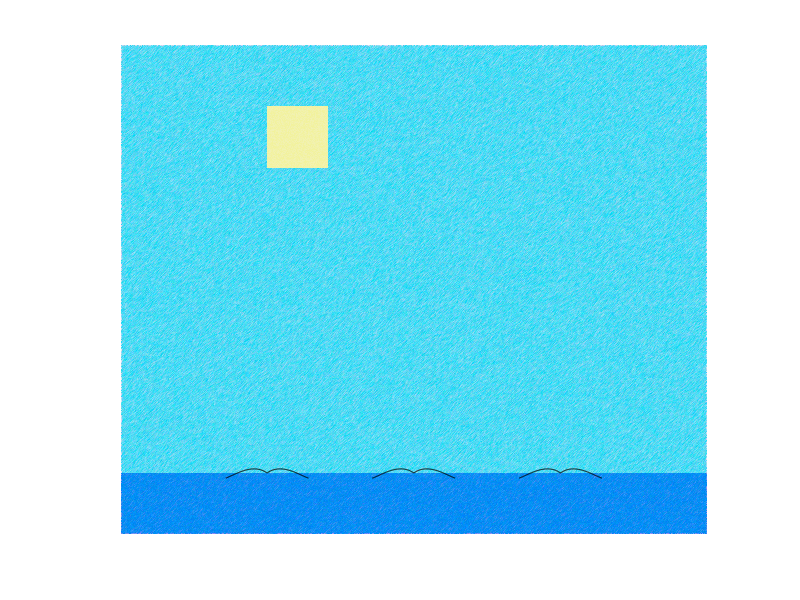

The MATLAB script that drew this image: (Note: this script raises an error after producing the figure.)
clear;close all;
Nx=1200;Ny=1000;Nperiod=6;Nt=500;Npoints_max=300;
s=1:90;
A0=0.0002;
B0=-0.03;
C0=0.7;
phi0=A0*s.^2+B0*s+C0;
x1=cumsum(cos(phi0));x1=[-x1(end:-1:1),x1];x1=x1+Nx/4;
y1=cumsum(sin(phi0));y1=[y1(end:-1:1),y1];y1=y1+Ny/8;
x2=cumsum(cos(phi0));x2=[-x2(end:-1:1),x2];x2=x2+2*Nx/4;
y2=cumsum(sin(phi0));y2=[y2(end:-1:1),y2];y2=y2+Ny/8;
x3=cumsum(cos(phi0));x3=[-x3(end:-1:1),x3];x3=x3+3*Nx/4;
y3=cumsum(sin(phi0));y3=[y3(end:-1:1),y3];y3=y3+Ny/8;
figure;background=randi(10,Ny,Nx,3)/100+0.9;background(:,:,1)=randi(80,Ny,Nx,1)/100+0.1;
background(3:Ny-2,3:Nx-2,1)=(background(1:Ny-4,1:Nx-4,1)+background(2:Ny-3,2:Nx-3,1)+background(3:Ny-2,3:Nx-2,1)+background(4:Ny-1,4:Nx-1,1)+background(5:Ny,5:Nx,1))/5-0.2;
background(:,:,2)=background(:,:,2)-0.1;
background(1:Ny/8,:,1:2)=background(1:Ny/8,:,1:2)-0.3;%ocean
% background(1:round(Ny/10),:,1)=background(1:round(Ny/10),:,1)-0.4;
% background(round(1+Ny/8):Ny,:,2:3)=background(round(1+Ny/8):Ny,:,2:3)-0.2;
background(round(6*Ny/8):round(7*Ny/8),round(Nx/4):round(Nx/4+Ny/8),3)=background(round(6*Ny/8):round(7*Ny/8),round(Nx/4):round(Nx/4+Ny/8),3)-0.3;%sun
background(round(6*Ny/8):round(7*Ny/8),round(Nx/4):round(Nx/4+Ny/8),1:2)=0.95;
image(background);set(gca,'YDir','normal');hold on;axis off;
bird1=plot(x1,y1,'k-');
bird2=plot(x2,y2,'k-');
bird3=plot(x3,y3,'k-');
axis equal;
D1=cumsum(smooth(0.003*(randi(11,Npoints_max+10,1)-6),Npoints_max/10));
D1=D1(5:4+Npoints_max)-D1(5);
D2=cumsum(smooth(0.003*(randi(11,Npoints_max+10,1)-6),Npoints_max/10));
D2=D2(5:4+Npoints_max)-D2(5);
D3=cumsum(smooth(0.003*(randi(11,Npoints_max+10,1)-6),Npoints_max/10));
D3=D3(5:4+Npoints_max)-D3(5);
Np1(1:Nt)=Npoints_max*(1:Nt)/Nt;
Np2(1:Nt)=Npoints_max*(1:Nt)/Nt*2;Np2(round(Nt/2):Nt)=Npoints_max;
Np3(1:Nt)=Npoints_max*(1:Nt)/Nt/5;
for it=1:Nt
    B=B0+0.001*sin(it/Nt*Nperiod*2*pi);
    A=A0+0.00005*sin(it/Nt*Nperiod*2*pi);
    C=C0+0.3*sin(it/500*Nperiod*2*pi);
    phi0=A*s.^2+B*s+C;
    x1=cumsum(cos(phi0));x1=[-x1(end:-1:1),x1];
    y1=cumsum(sin(phi0));y1=[y1(end:-1:1),y1];
    x2=cumsum(cos(phi0));x2=[-x2(end:-1:1),x2];
    y2=cumsum(sin(phi0));y2=[y2(end:-1:1),y2];
    x3=cumsum(cos(phi0));x3=[-x3(end:-1:1),x3];
    y3=cumsum(sin(phi0));y3=[y3(end:-1:1),y3];
    xR1=x1*cos(D1(ceil(Np1(it))))-y1*sin(D1(ceil(Np1(it))))-1.8*Ny*3/4/Nt*sum(sin(D1(1:ceil(Np1(it)))));xR1=xR1+Nx/4;
    yR1=x1*sin(D1(ceil(Np1(it))))+y1*cos(D1(ceil(Np1(it))))+1.8*Ny*3/4/Nt*sum(cos(D1(1:ceil(Np1(it)))));yR1=yR1+Ny/8;
    xR2=x2*cos(D2(ceil(Np2(it))))-y2*sin(D2(ceil(Np2(it))))-1.8*Ny*3/4/Nt*sum(sin(D2(1:ceil(Np2(it)))));xR2=xR2+2*Nx/4;
    yR2=x2*sin(D2(ceil(Np2(it))))+y2*cos(D2(ceil(Np2(it))))+1.8*Ny*3/4/Nt*sum(cos(D2(1:ceil(Np2(it)))));yR2=yR2+Ny/8;
    xR3=x3*cos(D3(ceil(Np3(it))))-y3*sin(D3(ceil(Np3(it))))-1.8*Ny*3/4/Nt*sum(sin(D3(1:ceil(Np3(it)))));xR3=xR3+3*Nx/4;
    yR3=x3*sin(D3(ceil(Np3(it))))+y3*cos(D3(ceil(Np3(it))))+1.8*Ny*3/4/Nt*sum(cos(D3(1:ceil(Np3(it)))));yR3=yR3+Ny/8;
    delete(bird1);
    delete(bird2);
    delete(bird3);
    bird1=plot(xR1,yR1,'-','Linewidth',3,'color',[(sin(it/Nt*Nperiod*2*pi)+1)/3 (sin(it/Nt*Nperiod*2*pi)+1)/3/2 it/Nt*0.3]);
    bird2=plot(xR2,yR2,'-','Linewidth',3,'color',[(sin(it/Nt*Nperiod*2*pi)+1)/3 it/Nt*0.3 (sin(it/Nt*Nperiod*2*pi)+1)/3/2]);
    bird3=plot(xR3,yR3,'-','Linewidth',3,'color',[it/Nt*0.3 (sin(it/Nt*Nperiod*2*pi)+1)/3 (sin(it/Nt*Nperiod*2*pi)+1)/3/2]);
    axis equal;
    axis([0,Nx,1,Ny]);
    pause(0.001);
end